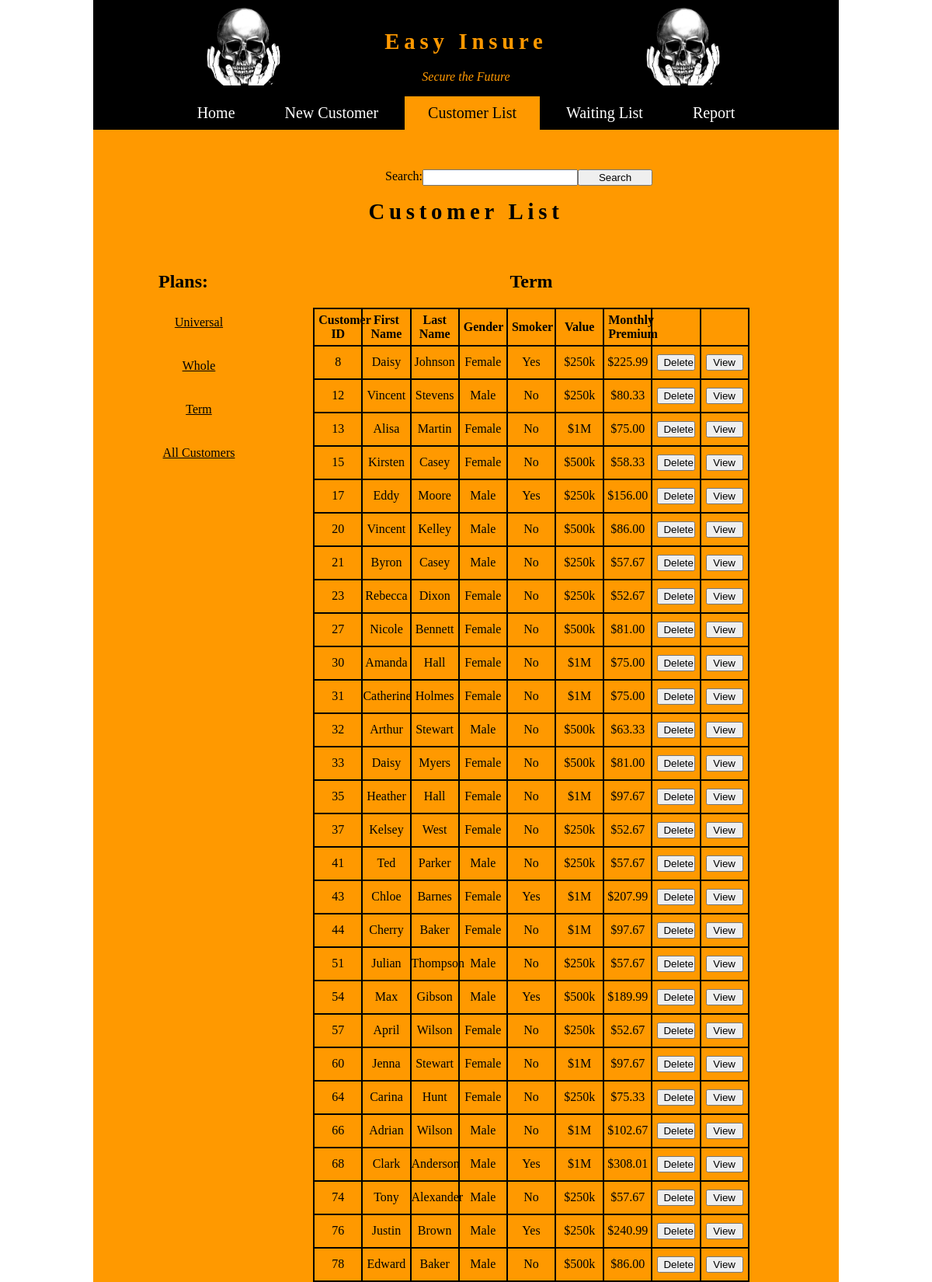
/index.php?plan_id=3 (upper part), run on the app's committed database.
### tables this page shows
CREATE TABLE plan (
  planID    INT(11)       NOT NULL   AUTO_INCREMENT,
  planName  VARCHAR(255)  NOT NULL,
  base       INT(11) 		  NOT NULL,

  PRIMARY KEY (planID)
);

CREATE TABLE customer(
  customerID     	INT(11)       NOT NULL   AUTO_INCREMENT,
  planID       	  INT(11)       NOT NULL,
  firstName     	VARCHAR(255)  NOT NULL,
  lastName      	VARCHAR(255)  NOT NULL,
  age	       	    INT(11)       NOT NULL,
  gender       	  INT(1)	      NOT NULL,
  smoker		      INT(1)	      NOT NULL,
  val             INT(11)       NOT NULL,
  monthlyPremium	FLOAT(10)     NOT NULL,
  email           VARCHAR(255)  NOT NULL,
  phone           VARCHAR(255)  NOT NULL,
  policyStart     VARCHAR(255)  NOT NULL,
  address         VARCHAR(255)  NOT NULL,
  city            VARCHAR(255)  NOT NULL,
  state           VARCHAR(2)    NOT NULL,
  zip             INT(5)        NOT NULL,
  dependant       VARCHAR(255)  NOT NULL,
  contactN        VARCHAR(255)  NOT NULL,
  relation        VARCHAR(255)  NOT NULL,

  PRIMARY KEY (customerID),

  FOREIGN KEY (planID) REFERENCES plan(planID)
);

### index.php (called while the page is built)
<?php require 'student_manager\index.php'; ?>

### model/easy_insure_db_functions.php (called while the page is built, shortened)
<?php
function get_customers_by_plan($plan_id) {
    global $db;
    $query = "SELECT * FROM customer WHERE planID = :plan_id ORDER BY customerID";
    $statement = $db->prepare($query);
    $statement->bindValue(':plan_id', $plan_id);
    $statement->execute();
    $customer = $statement->fetchAll();
    return $customer;
}
function get_plan_name($plan_id) {
    global $db;
    $query = 'SELECT * FROM plan WHERE planID = :plan_id';
    $statement = $db->prepare($query);
    $statement->bindValue(':plan_id', $plan_id);
    $statement->execute();
    $plan = $statement->fetch();
    $plan_name = $plan['planName'];
    return $plan_name;
}
function get_plans() {
    global $db;
    $query = 'SELECT * FROM plan ORDER BY planID';
    $statement = $db->prepare($query);
    $statement->execute();
    $plans = $statement->fetchAll();
    return $plans;
}
?>

### student_manager/easy_insure_customer_list.php (the view, shortened to what this page needs)
<?php include 'view/easy_insure_header.php'; ?>
<main>
    <br>
    <form method="post" action="index.php" style="width: 50%; display:block; margin:auto;">
        <input type="submit" value="Search" style="width:20%;float:right"><input type="text" name="search" style="width: 40%;float:right"><label style="float:right">Search:</label>
    </form>
    <br>
    <h1>Customer List</h1>
    <aside>
        <nav>
        <h2>Plans:</h2>
            <ul>
                <?php
                foreach ($plans as $p) {
                ?>
                    <li><a href="index.php?plan_id=<?php echo $p['planID']; ?>"><?php echo $p['planName']; ?></a></li><br>
                <?php
                }
                ?>
                <li><a href="?action=list_all">All Customers</a></li>
            </ul>
        </nav>
    </aside>
    <section>
        <h2><?php echo $plan_name; ?></h2>
        <table class="customerTable">
            <tr>
                <th>Customer ID</th>
                <th>First Name</th>
                <th>Last Name</th>
                <th>Gender</th>
                <th>Smoker</th>
                <th>Value</th>
                <th>Monthly Premium</th>
                <th></th>
                <th></th>
            </tr>
            <?php
            foreach ($customers as $c) {
            ?>
                <tr>
                    <td class="id"><?php echo $c['customerID']; ?></td>
                    <td class="name"><?php echo $c['firstName']; ?></td>
                    <td class="email"><?php echo $c['lastName']; ?></td>
                    <td class="id"><?php if ($c['gender'] == 5)
                                        echo "Male";
                                    else echo "Female"; ?></td>
                    <td class="id"><?php if ($c['smoker'] == 3)
                                        echo 'Yes';
                                    else echo 'No'; ?></td>
                    <td><?php if ($c['val'] == 33)
                            echo '$250k';
                        else if ($c['val'] == 50)
                            echo '$500k';
                        else echo '$1M'; ?></td>
                    <td class="id"><?php print('$');
                                    echo number_format($c['monthlyPremium'], 2); ?></td>
                    <td>
                        <form method="post" action="index.php">
                            <input type="submit" value="Delete" class="delete">
                        </form>
                    </td>
                    <td>
                        <form method="post" action="index.php">
                            <input type="submit" value="View" class="delete">
                        </form>
                    </td>
                </tr>
            <?php
            }
            ?>
        </table>
        <br>
    </section>
</main>
<?php include 'view/easy_insure_footer.php'; ?>

### main.css (style rules this page uses)
body { margin: auto; width: 80%; background-image: linear-gradient( #FF9900 50%, black); color: black; }
main { min-height: 400px; }
a, a::after { color: black; }
h2 { text-align: center; }
h1 { text-align: center; font-weight: bold; margin: 20px; font-size: 1.8em; letter-spacing: 0.2em; }
li { text-align: center; padding: 10px 0; list-style-type: none; }
form { margin:auto; display: block; }
.delete { display:block; margin:auto; }
section { margin: 20px; float:left; width: 65%; }
table { table-layout: fixed; margin:auto; width: 90%; border-collapse: collapse; }
td { padding: 10px 0; }
.waitlist td, .waitlist th, .customerTable td, .customerTable th { text-align: center; border: 2px solid black; }
th { padding:5px; background-color: #FF9900; color: Black; }
aside { margin: 20px; float:left; width:20%; }
input, select { margin:auto; display:block; width:80%; }

### data on the page
plan: planName "Universal"
plan: planName "Whole"
plan: planName "Term"
customer: customerID "8", firstName "Daisy", lastName "Johnson", gender "Female", smoker "Yes", val "$250k", monthlyPremium "225.99"
customer: customerID "12", firstName "Vincent", lastName "Stevens", gender "Male", smoker "No", val "$250k", monthlyPremium "80.33"
customer: customerID "13", firstName "Alisa", lastName "Martin", gender "Female", smoker "No", val "$1M", monthlyPremium "75.00"
customer: customerID "15", firstName "Kirsten", lastName "Casey", gender "Female", smoker "No", val "$500k", monthlyPremium "58.33"
customer: customerID "17", firstName "Eddy", lastName "Moore", gender "Male", smoker "Yes", val "$250k", monthlyPremium "156.00"
customer: customerID "20", firstName "Vincent", lastName "Kelley", gender "Male", smoker "No", val "$500k", monthlyPremium "86.00"
customer: customerID "21", firstName "Byron", lastName "Casey", gender "Male", smoker "No", val "$250k", monthlyPremium "57.67"
customer: customerID "23", firstName "Rebecca", lastName "Dixon", gender "Female", smoker "No", val "$250k", monthlyPremium "52.67"
customer: customerID "27", firstName "Nicole", lastName "Bennett", gender "Female", smoker "No", val "$500k", monthlyPremium "81.00"
customer: customerID "30", firstName "Amanda", lastName "Hall", gender "Female", smoker "No", val "$1M", monthlyPremium "75.00"
customer: customerID "31", firstName "Catherine", lastName "Holmes", gender "Female", smoker "No", val "$1M", monthlyPremium "75.00"
customer: customerID "32", firstName "Arthur", lastName "Stewart", gender "Male", smoker "No", val "$500k", monthlyPremium "63.33"
customer: customerID "33", firstName "Daisy", lastName "Myers", gender "Female", smoker "No", val "$500k", monthlyPremium "81.00"
customer: customerID "35", firstName "Heather", lastName "Hall", gender "Female", smoker "No", val "$1M", monthlyPremium "97.67"
customer: customerID "37", firstName "Kelsey", lastName "West", gender "Female", smoker "No", val "$250k", monthlyPremium "52.67"
customer: customerID "41", firstName "Ted", lastName "Parker", gender "Male", smoker "No", val "$250k", monthlyPremium "57.67"
customer: customerID "43", firstName "Chloe", lastName "Barnes", gender "Female", smoker "Yes", val "$1M", monthlyPremium "207.99"
customer: customerID "44", firstName "Cherry", lastName "Baker", gender "Female", smoker "No", val "$1M", monthlyPremium "97.67"
customer: customerID "51", firstName "Julian", lastName "Thompson", gender "Male", smoker "No", val "$250k", monthlyPremium "57.67"
customer: customerID "54", firstName "Max", lastName "Gibson", gender "Male", smoker "Yes", val "$500k", monthlyPremium "189.99"
customer: customerID "57", firstName "April", lastName "Wilson", gender "Female", smoker "No", val "$250k", monthlyPremium "52.67"
customer: customerID "60", firstName "Jenna", lastName "Stewart", gender "Female", smoker "No", val "$1M", monthlyPremium "97.67"
customer: customerID "64", firstName "Carina", lastName "Hunt", gender "Female", smoker "No", val "$250k", monthlyPremium "75.33"
customer: customerID "66", firstName "Adrian", lastName "Wilson", gender "Male", smoker "No", val "$1M", monthlyPremium "102.67"
customer: customerID "68", firstName "Clark", lastName "Anderson", gender "Male", smoker "Yes", val "$1M", monthlyPremium "308.01"
customer: customerID "74", firstName "Tony", lastName "Alexander", gender "Male", smoker "No", val "$250k", monthlyPremium "57.67"
customer: customerID "76", firstName "Justin", lastName "Brown", gender "Male", smoker "Yes", val "$250k", monthlyPremium "240.99"
customer: customerID "78", firstName "Edward", lastName "Baker", gender "Male", smoker "No", val "$500k", monthlyPremium "86.00"
